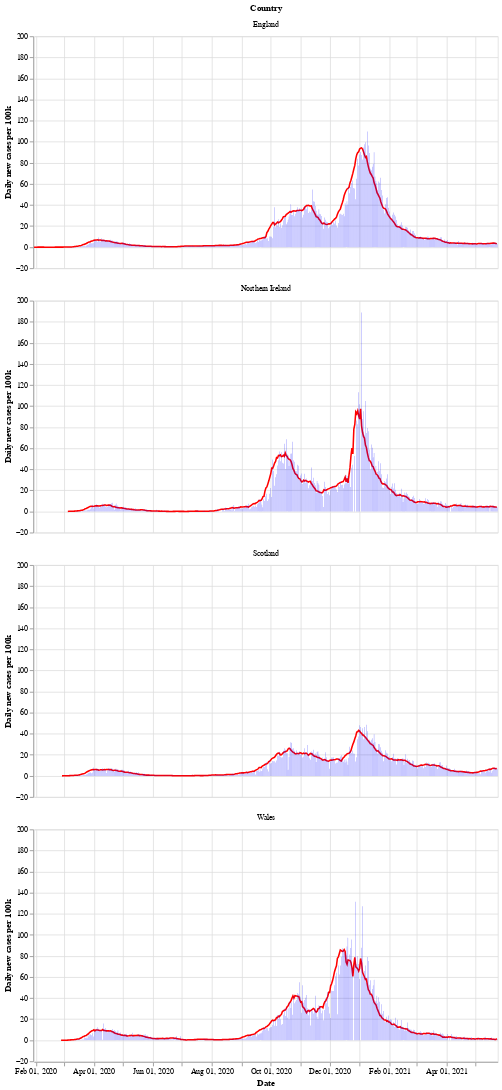

Source (notebook cell):
### Markdown cell above
Next is a bar chart of the number of new cases in each country (per 100k population), with the 7 day moving average of cases. Again we see that Wales saw a longer period of raising and falling cases compared to the other countries.

After a period of cases falling, each nation is now seeing a rise in the number of cases - especially in Wales.

### Code cell
# collapse
bars = alt.Chart(uk_cases).mark_bar().encode(
    x=alt.X("yearmonthdate(date):T", axis=alt.Axis(title='Date')),
    y=alt.Y("newCasesRate:Q", axis=alt.Axis(title='Daily new cases per 100k')),
    tooltip='newCasesRate',
    color=alt.condition(
        alt.datum.dailyChange > 0,
        alt.value("orange"),  # The positive color
        alt.value("blue")  # The negative color
    )
).properties(title='New cases per 100k population with rolling 7 day average', width=600).interactive()
line = alt.Chart(uk_cases).mark_line(
    color='red',
    size=2,
).transform_window(
    rolling_mean='mean(newCasesRate)',
    frame=[0, 7],
    groupby=['areaName']
).encode(
    x='yearmonthdate(date):T',
    y='rolling_mean:Q'
)
alt.layer(line, bars, data=uk_cases).facet(alt.Row('areaName', title='Country'), columns=1)

### Figure 1 — Vega-Lite specification as saved in the notebook (floating-point values rounded to 4 significant figures; data arrays with more than 128 entries replaced by an {"elided": "..."} marker saying what was removed)
{"config": {"view": {"continuousWidth": 400, "continuousHeight": 300}}, "data": {"name": "data-1a3115e141fdd11c35e647804fc3e044"}, "facet": {"type": "nominal", "field": "areaName", "title": "Country"}, "spec": {"layer": [{"mark": {"type": "line", "color": "red", "size": 2}, "encoding": {"x": {"type": "temporal", "field": "date", "timeUnit": "yearmonthdate"}, "y": {"type": "quantitative", "field": "rolling_mean"}}, "transform": [{"window": [{"op": "mean", "field": "newCasesRate", "as": "rolling_mean"}], "frame": [0, 7], "groupby": ["areaName"]}]}, {"mark": "bar", "encoding": {"color": {"condition": {"value": "orange", "test": "(datum.dailyChange > 0)"}, "value": "blue"}, "tooltip": {"type": "quantitative", "field": "newCasesRate"}, "x": {"type": "temporal", "axis": {"title": "Date"}, "field": "date", "timeUnit": "yearmonthdate"}, "y": {"type": "quantitative", "axis": {"title": "Daily new cases per 100k"}, "field": "newCasesRate"}}, "selection": {"selector002": {"type": "interval", "bind": "scales", "encodings": ["x", "y"]}}, "title": "New cases per 100k population with rolling 7 day average", "width": 600}]}, "columns": 1, "$schema": "https://vega.github.io/schema/vega-lite/v4.8.1.json", "datasets": {"data-1a3115e141fdd11c35e647804fc3e044": {"elided": "1828 records"}}}
